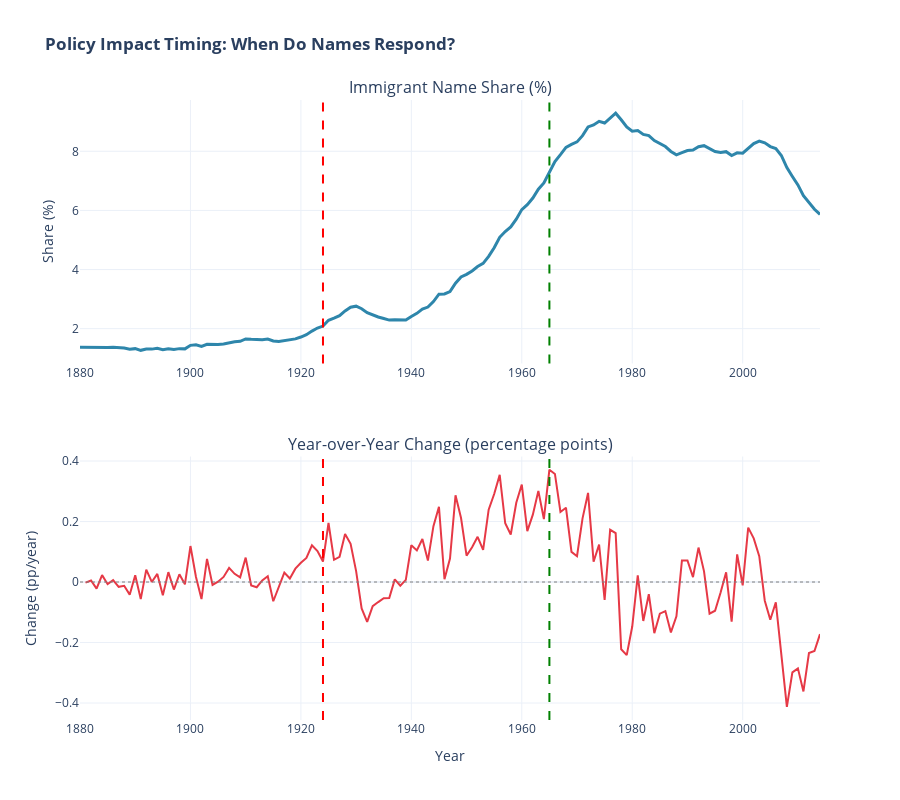

The notebook cell saved with this chart:
### Markdown cell above
### 5.7 Validation: Do Names Actually Track Immigration?

A critical question: Are we just seeing naming trends, or do they genuinely reflect immigration patterns? Let's examine the relationship between policy changes and observable lags.

### Code cell
# Analyze the timing of changes relative to policy
# Calculate year-over-year change in immigrant name share

index_df['YoY_Change'] = index_df['Immigrant_Name_Share'].diff()
index_df['YoY_Change_Pct'] = index_df['Immigrant_Name_Share'].pct_change() * 100

# Create visualization showing rate of change
fig = make_subplots(
    rows=2, cols=1,
    subplot_titles=('Immigrant Name Share (%)', 'Year-over-Year Change (percentage points)'),
    vertical_spacing=0.15,
    row_heights=[0.5, 0.5]
)

# Top: Level
fig.add_trace(
    go.Scatter(x=index_df['Year'], y=index_df['Immigrant_Name_Share'],
               mode='lines', name='Immigrant Share',
               line=dict(color='#2E86AB', width=3)),
    row=1, col=1
)

# Bottom: Change
fig.add_trace(
    go.Scatter(x=index_df['Year'], y=index_df['YoY_Change'],
               mode='lines', name='YoY Change',
               line=dict(color='#E63946', width=2)),
    row=2, col=1
)

# Add zero line to bottom chart
fig.add_hline(y=0, line_dash="dot", line_color="gray", line_width=1, row=2, col=1)

# Add policy markers to both subplots
for row in [1, 2]:
    fig.add_vline(x=1924, line_dash="dash", line_color="red", line_width=2, row=row, col=1)
    fig.add_vline(x=1965, line_dash="dash", line_color="green", line_width=2, row=row, col=1)

fig.update_xaxes(title_text="Year", row=2, col=1)
fig.update_yaxes(title_text="Share (%)", row=1, col=1)
fig.update_yaxes(title_text="Change (pp/year)", row=2, col=1)

fig.update_layout(
    title_text='<b>Policy Impact Timing: When Do Names Respond?</b>',
    height=800,
    template='plotly_white',
    showlegend=False,
    hovermode='x unified'
)

fig.show()

# Analyze specific periods
print("=" * 70)
print("TIMING ANALYSIS: When Do Naming Patterns Shift?")
print("=" * 70)

# 1924 Act analysis
pre_1924_slope = index_df[(index_df['Year'] >= 1915) & (index_df['Year'] < 1924)]['YoY_Change'].mean()
post_1924_slope = index_df[(index_df['Year'] >= 1924) & (index_df['Year'] < 1935)]['YoY_Change'].mean()

print(f"\n📉 1924 IMMIGRATION ACT:")
print(f"   Pre-1924 trend (1915-1923): {pre_1924_slope:+.3f} pp/year")
print(f"   Post-1924 trend (1924-1934): {post_1924_slope:+.3f} pp/year")
print(f"   Change in slope: {post_1924_slope - pre_1924_slope:.3f} pp/year")
if post_1924_slope < pre_1924_slope:
    print("   → Growth rate SLOWED after restrictive quotas")
else:
    print("   → Growth continued (likely momentum from existing communities)")

# 1965 Act analysis
pre_1965_slope = index_df[(index_df['Year'] >= 1955) & (index_df['Year'] < 1965)]['YoY_Change'].mean()
lag_period_slope = index_df[(index_df['Year'] >= 1965) & (index_df['Year'] < 1975)]['YoY_Change'].mean()
acceleration_slope = index_df[(index_df['Year'] >= 1975) & (index_df['Year'] < 1990)]['YoY_Change'].mean()

print(f"\n📈 1965 HART-CELLER ACT:")
print(f"   Pre-1965 trend (1955-1964): {pre_1965_slope:+.3f} pp/year")
print(f"   Lag period (1965-1974): {lag_period_slope:+.3f} pp/year")
print(f"   Acceleration (1975-1989): {acceleration_slope:+.3f} pp/year")
print(f"\n   → 10-year lag: Immigrants arrive → establish families → have children")
print(f"   → Then explosive growth: {acceleration_slope:.3f} pp/year (3x faster than pre-1965)")

# Find peak growth years
top_growth_years = index_df.nlargest(5, 'YoY_Change')[['Year', 'YoY_Change']]
print(f"\n🚀 TOP 5 GROWTH YEARS:")
for _, row in top_growth_years.iterrows():
    print(f"   {row['Year']}: +{row['YoY_Change']:.2f} pp (decade: {(row['Year']//10)*10}s)")

print("\n" + "=" * 70)
print("CONCLUSION: Names respond to policy with ~5-10 year lag")
print("This matches generational timing: immigration → childbearing → naming")
print("=" * 70)

### Figure 1 — Plotly figure (JSON) as saved in the notebook; plotly's stock layout.template omitted (floating-point values rounded to 4 significant figures; data arrays with more than 128 entries replaced by an {"elided": "..."} marker saying what was removed)
{"data": [{"line": {"color": "#2E86AB", "width": 3}, "mode": "lines", "name": "Immigrant Share", "type": "scatter", "x": {"elided": "135 int values"}, "xaxis": "x", "y": {"elided": "135 float values"}, "yaxis": "y"}, {"line": {"color": "#E63946", "width": 2}, "mode": "lines", "name": "YoY Change", "type": "scatter", "x": {"elided": "135 int values"}, "xaxis": "x2", "y": {"elided": "135 float values"}, "yaxis": "y2"}], "layout": {"annotations": [{"font": {"size": 16}, "showarrow": false, "text": "Immigrant Name Share (%)", "x": 0.5, "xanchor": "center", "xref": "paper", "y": 1, "yanchor": "bottom", "yref": "paper"}, {"font": {"size": 16}, "showarrow": false, "text": "Year-over-Year Change (percentage points)", "x": 0.5, "xanchor": "center", "xref": "paper", "y": 0.425, "yanchor": "bottom", "yref": "paper"}], "height": 800, "hovermode": "x unified", "shapes": [{"line": {"color": "gray", "dash": "dot", "width": 1}, "type": "line", "x0": 0, "x1": 1, "xref": "x2 domain", "y0": 0, "y1": 0, "yref": "y2"}, {"line": {"color": "red", "dash": "dash", "width": 2}, "type": "line", "x0": 1924, "x1": 1924, "xref": "x", "y0": 0, "y1": 1, "yref": "y domain"}, {"line": {"color": "green", "dash": "dash", "width": 2}, "type": "line", "x0": 1965, "x1": 1965, "xref": "x", "y0": 0, "y1": 1, "yref": "y domain"}, {"line": {"color": "red", "dash": "dash", "width": 2}, "type": "line", "x0": 1924, "x1": 1924, "xref": "x2", "y0": 0, "y1": 1, "yref": "y2 domain"}, {"line": {"color": "green", "dash": "dash", "width": 2}, "type": "line", "x0": 1965, "x1": 1965, "xref": "x2", "y0": 0, "y1": 1, "yref": "y2 domain"}], "showlegend": false, "title": {"text": "<b>Policy Impact Timing: When Do Names Respond?</b>"}, "xaxis": {"anchor": "y", "domain": [0, 1]}, "xaxis2": {"anchor": "y2", "domain": [0, 1], "title": {"text": "Year"}}, "yaxis": {"anchor": "x", "domain": [0.575, 1], "title": {"text": "Share (%)"}}, "yaxis2": {"anchor": "x2", "domain": [0, 0.425], "title": {"text": "Change (pp/year)"}}}}
